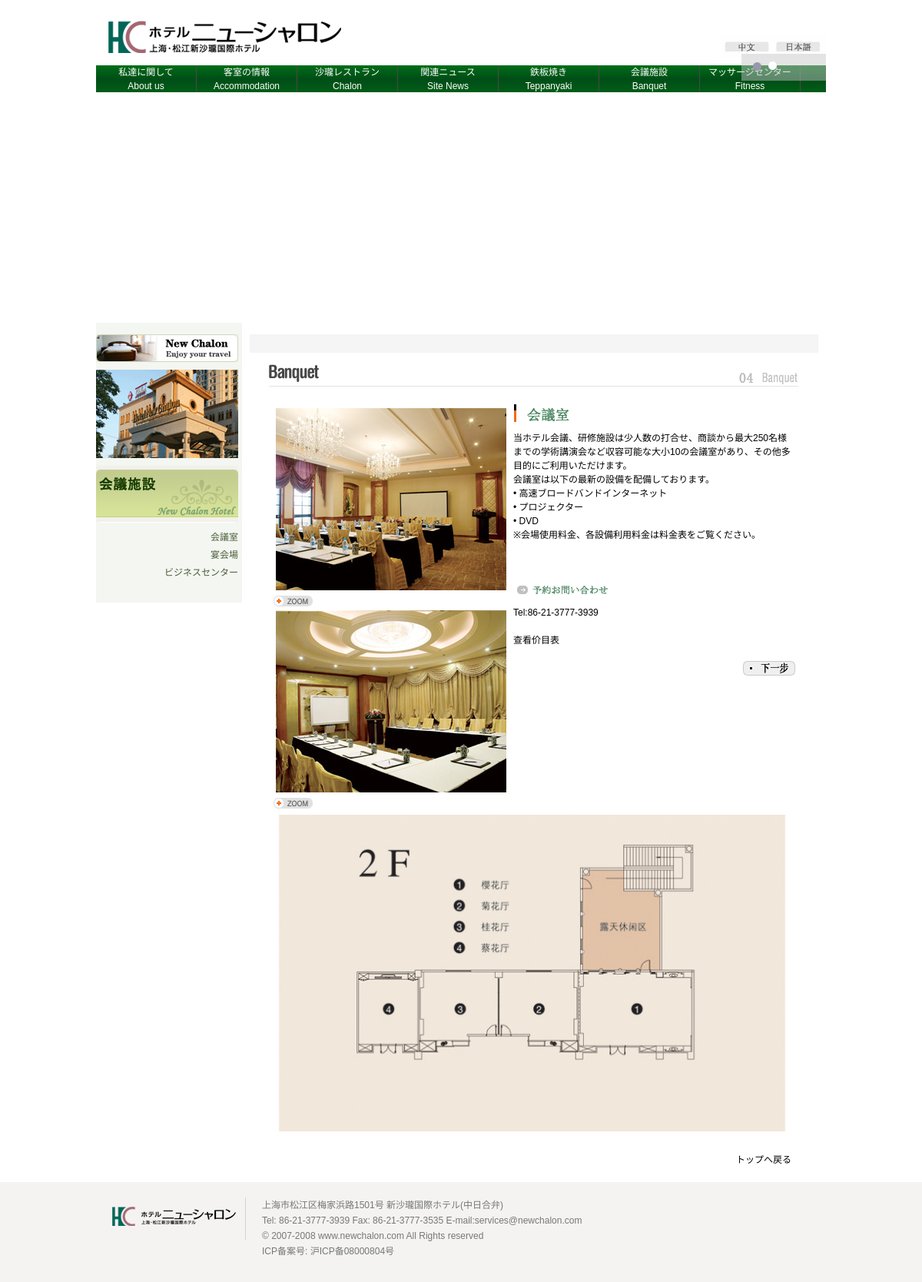
The app's page /newchalon.com/jp/banquet/banquet.php with its own data.
### tables this page shows
CREATE TABLE `layoutpic` (
  `id_layoutpic` int(11) NOT NULL auto_increment,
  `id_layout` int(11) NOT NULL,
  `id_hr` int(11) NOT NULL,
  `title` varchar(250) NOT NULL,
  `intro` text NOT NULL,
  `url` varchar(250) NOT NULL,
  `opicname` varchar(250) NOT NULL,
  `spicname` varchar(250) NOT NULL,
  `dele` int(1) NOT NULL default '1',
  `type` varchar(3) NOT NULL,
  `indate` datetime NOT NULL,
  `modate` datetime NOT NULL,
  `deldate` datetime NOT NULL,
  `browsecount` int(11) NOT NULL,
  `ordernum` int(11) NOT NULL,
  PRIMARY KEY  (`id_layoutpic`)
);

CREATE TABLE `pageset` (
  `id_pageset` int(11) NOT NULL auto_increment,
  `lang` int(1) NOT NULL default '1',
  `title` varchar(250) NOT NULL,
  `intro` text NOT NULL,
  `pagetitle` text NOT NULL,
  `keywords` text NOT NULL,
  `description` text NOT NULL,
  `content` text NOT NULL,
  `ordernum` int(11) NOT NULL,
  PRIMARY KEY  (`id_pageset`)
);

CREATE TABLE `layout` (
  `id_layout` int(11) NOT NULL auto_increment,
  `lang` int(1) NOT NULL default '1',
  `title` varchar(250) NOT NULL,
  `url` text NOT NULL,
  `intro` text NOT NULL,
  `content` text NOT NULL,
  `openstat` int(1) NOT NULL default '1',
  `ordernum` int(11) NOT NULL,
  PRIMARY KEY  (`id_layout`)
);

### newchalon.com/inc/config.php (called while the page is built, shortened)
<?php
require_once("mysql.class.php");
$db_hostname="localhost";
$db_username="root";
$db_password="123456";
$db_database="newchalon";
?>

### newchalon.com/inc/function.class.php (called while the page is built, shortened)
<?php
$objDB=new mysql($db_hostname,$db_username,$db_password,$db_database);
$strSQL = "select iscopy,otherheader,title,keywords,description,icp,mapcode,statistics from siteset where id_siteset=1" ;
$objDB->Execute($strSQL);
function getlayoutinfo($lid,$tableField){
global	 $objDB;
$strSQL = "select $tableField from layout where id_layout='".$lid."'" ;
$objDB->Execute($strSQL);
$getlayoutinfo=$objDB->fields();
return $getlayoutinfo;
}
function getlayoutpic($lid,$postion){
global	 $objDB;
$strSQL = "select opicname as pic from layoutpic  where id_layout ='".$lid."' order by  id_layoutpic asc limit $postion,1" ;
$objDB->Execute($strSQL);
$arronepic=$objDB->fields();
return $arronepic[pic];
}
function getpagesetinfo($pageid,$tableField){
global	 $objDB;
$strSQL = "select $tableField from pageset  where id_pageset='".$pageid."'" ;
$objDB->Execute($strSQL);
$getpagesetinfo=$objDB->fields();
return $getpagesetinfo;
}
?>

### newchalon.com/inc/jp_header_core.php (called while the page is built, shortened)
<?php
$logopic=getlayoutpic(5,0);
?>

### newchalon.com/inc/jp_banquet_core.php (called while the page is built, shortened)
<?php
require "../../inc/config.php";
require "../../inc/function.class.php";
require "../../inc/jp_header_core.php";
$pageid=$_GET[pageid];
if(trim($pageid)==''){$pageid=19;}
$str=getpagesetinfo($pageid,'title,content,intro,pagetitle,keywords,description');
?>

### newchalon.com/jp/banquet/banquet.php (the view, shortened to what this page needs)
<?php
require "../../inc/jp_banquet_core.php";
?>
<!DOCTYPE html PUBLIC "-//W3C//DTD XHTML 1.0 Transitional//EN" "http://www.w3.org/TR/xhtml1/DTD/xhtml1-transitional.dtd">
<html xmlns="http://www.w3.org/1999/xhtml">
<head>
<link rel="stylesheet" type="text/css" href="../../inc/css/resetui.css">
</head>
<body>
 <?php require "../header.php"; ?>
<div id="mainbanner">
    <div id="mainadv">
    </div>
</div>
<div class="maincontent">
    <div class="maincontentbox">
        <div class="leftcontent">
		 <?php require "leftmenu.php"; ?>
        </div>
        <div class="rightcontent">
            <div class="grayline"></div>
            <div class="abouttitlepic"><img src="/inc/pics/img3.gif" width="690" height="36" border="0"></div>
            <div class="aboutcontentb">
              <p>
			  <?=$str[content]?>
              </p>
              <div id="backbutton"><a href="javascript:void(0)"  onClick=' $("html,body").animate( {scrollTop:0},"slow",function() {return false;});'>トップへ戻る</a></div>
            </div>
        </div>
    </div>
</div>
 <?php require "../footer.php"; ?>
</body>
</html>

### newchalon.com/jp/header.php (shortened to what this page needs)
<div id="headerbox">
<div id="logo">
<div id="logopic"><a href="/jp/"><img src="/upload/layout/<?=$logopic?>"  /></a></div>
<div id="langbox"><img src="/inc/pics/langmenu.jpg" border="0" usemap="#Map"  />
</div>
</div>
<div id="headermenubox">
<div id="menu">
<ul  class="mainmenu">
<li  class="submenu"><a href="/jp/"><p>私達に関して<br>About us</p></a>
</li>
<li class="submenu"><a href="/jp/accom/accom.php?pageid=18">客室の情報<br>Accommodation</a>
</li>
<li class="submenu"><a href="/jp/product/product.php?pdir=13">沙瓏レストラン<br>Chalon</a>
</li>
<li class="submenu"><a href="/jp/news/news.php?ndir=25">関連ニュース<br>Site News</a></li>
<li class="submenu"><a href="/jp/product/product.php?pdir=19">鉄板焼き<br>Teppanyaki</a>
</li>
<li class="submenu"><a href="/jp/banquet/banquet.php?pageid=19">会議施設<br>Banquet</a>
</li>
<li class="submenu"><a href="/jp/fitness/fitness.php?pageid=22">マッサージセンター<br>Fitness</a>
</li>
</ul>
</div>
</div>
</div>

### newchalon.com/jp/footer.php
<div id="footerbox">
<div id="footercontentbox">
<div id="footerlogo"><img src="/upload/layout/<?=getlayoutpic(7,0);?>" width="196" height="55" border="0"></div>
<div id="footercontent">
<p><?php $footercontent=getlayoutinfo(7,'content');echo $footercontent[content];?></p>
</div>
</div>
</div>

### records on screen
layoutpic: opicname (picture)
pageset: content (picture), content "当ホテル会議、研修施設は少人数の打合せ、商談から最大250名様までの学術講演会など収容可能な大小10の会議室があり、その他多目的にご利用いただけます。 会議室は以下の最新の設備を配備しております。 • 高速ブロードバンドインターネット • プロジェクター • DVD ※会場使用料金、各設備利用料金は料金表をご覧ください。 Tel:86-21-3777-3939 查看价目表"
layoutpic: opicname (picture)
layout: content "上海市松江区梅家浜路1501号 新沙瓏国際ホテル(中日合弁) Tel: 86-21-3777-3939 Fax: 86-21-3777-3535 E-mail:services@newchalon.com © 2007-2008 www.newchalon.com All Rights reserved ICP备案号: 沪ICP备08000804号"
